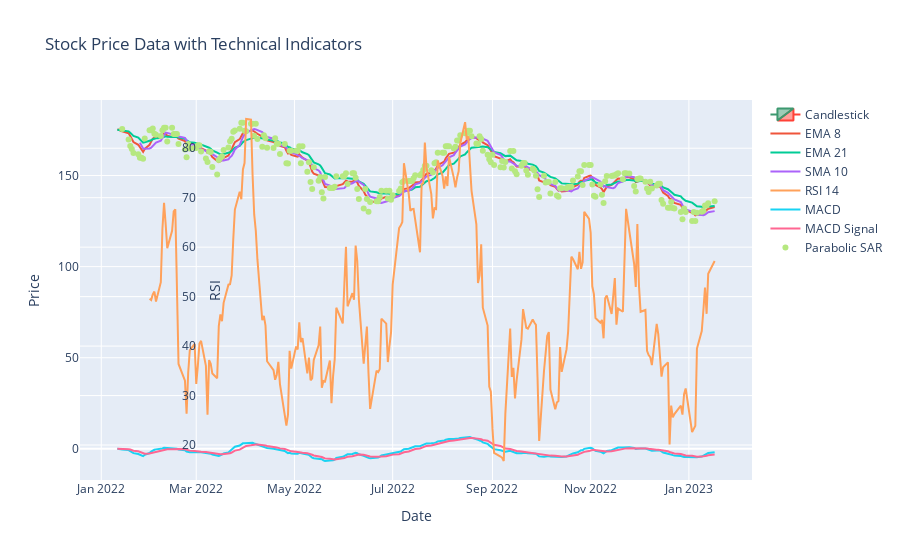

The cell this chart's notebook holds for it:
### Markdown cell above
# Implement Interactive Display
Create a method to display the full analysis with customizable parameters like ticker symbol and time periods.

### Code cell
import ipywidgets as widgets
from IPython.display import display

def interactive_display():
    # Create widgets for user input
    ticker_widget = widgets.Text(value='AAPL', description='Ticker:')
    start_date_widget = widgets.DatePicker(value=pd.to_datetime('2022-01-01'), description='Start Date:')
    end_date_widget = widgets.DatePicker(value=pd.to_datetime('2023-01-01'), description='End Date:')
    button = widgets.Button(description='Plot')

    # Define the button click event
    def on_button_click(b):
        ticker = ticker_widget.value
        start_date = start_date_widget.value.strftime('%Y-%m-%d')
        end_date = end_date_widget.value.strftime('%Y-%m-%d')

        # Fetch the stock data
        stock_data = stock_plotter.get_data(ticker, start_date, end_date)

        # Calculate technical indicators
        stock_data = calculate_technical_indicators(stock_data)

        # Plot the stock data with technical indicators
        plot_with_indicators(stock_data)

    button.on_click(on_button_click)

    # Display the widgets
    display(ticker_widget, start_date_widget, end_date_widget, button)

# Call the interactive display function
interactive_display()

### Figure 1 — Plotly figure (JSON) as saved in the notebook; plotly's stock layout.template omitted (floating-point values rounded to 4 significant figures; data arrays with more than 128 entries replaced by an {"elided": "..."} marker saying what was removed)
{"data": [{"close": {"elided": "255x1 float values"}, "high": {"elided": "255x1 float values"}, "low": {"elided": "255x1 float values"}, "name": "Candlestick", "open": {"elided": "255x1 float values"}, "type": "candlestick", "x": {"elided": "255 str values"}}, {"mode": "lines", "name": "EMA 8", "type": "scatter", "x": {"elided": "255 str values"}, "y": {"elided": "255 float values"}}, {"mode": "lines", "name": "EMA 21", "type": "scatter", "x": {"elided": "255 str values"}, "y": {"elided": "255 float values"}}, {"mode": "lines", "name": "SMA 10", "type": "scatter", "x": {"elided": "255 str values"}, "y": {"elided": "255 float values"}}, {"mode": "lines", "name": "RSI 14", "type": "scatter", "x": {"elided": "255 str values"}, "y": {"elided": "255 float values"}, "yaxis": "y2"}, {"mode": "lines", "name": "MACD", "type": "scatter", "x": {"elided": "255 str values"}, "y": {"elided": "255 float values"}}, {"mode": "lines", "name": "MACD Signal", "type": "scatter", "x": {"elided": "255 str values"}, "y": {"elided": "255 float values"}}, {"mode": "markers", "name": "Parabolic SAR", "type": "scatter", "x": {"elided": "255 str values"}, "y": {"elided": "255 float values"}}], "layout": {"title": {"text": "Stock Price Data with Technical Indicators"}, "xaxis": {"rangeslider": {"visible": false}, "title": {"text": "Date"}}, "yaxis": {"title": {"text": "Price"}}, "yaxis2": {"overlaying": "y", "position": 0.15, "side": "right", "title": {"text": "RSI"}}}}
